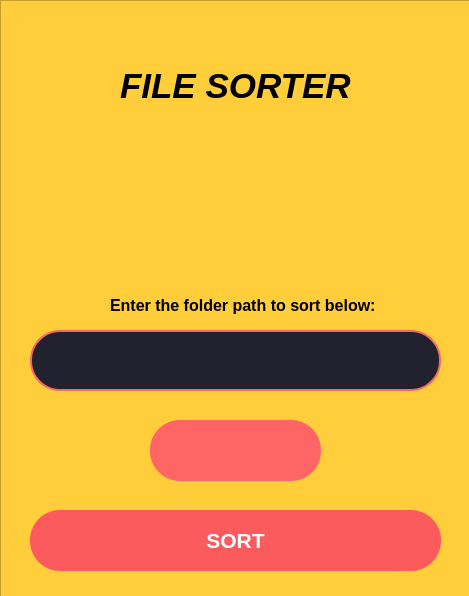
<?xml version="1.0" encoding="UTF-8"?>
<ui version="4.0">
 <class>MainWindow</class>
 <widget class="QMainWindow" name="MainWindow">
  <property name="geometry">
   <rect>
    <x>0</x>
    <y>0</y>
    <width>469</width>
    <height>596</height>
   </rect>
  </property>
  <property name="font">
   <font>
    <pointsize>14</pointsize>
   </font>
  </property>
  <property name="windowTitle">
   <string>MainWindow</string>
  </property>
  <property name="styleSheet">
   <string notr="true">background-color: rgb(13, 16, 63);</string>
  </property>
  <widget class="QWidget" name="centralwidget">
   <property name="styleSheet">
    <string notr="true">background-color: rgb(34, 34, 46)</string>
   </property>
   <widget class="QFrame" name="frame">
    <property name="geometry">
     <rect>
      <x>0</x>
      <y>0</y>
      <width>471</width>
      <height>611</height>
     </rect>
    </property>
    <property name="styleSheet">
     <string notr="true">background-color: rgb(255, 206, 58);</string>
    </property>
    <property name="frameShape">
     <enum>QFrame::StyledPanel</enum>
    </property>
    <property name="frameShadow">
     <enum>QFrame::Raised</enum>
    </property>
    <widget class="QLabel" name="label">
     <property name="enabled">
      <bool>true</bool>
     </property>
     <property name="geometry">
      <rect>
       <x>120</x>
       <y>40</y>
       <width>241</width>
       <height>91</height>
      </rect>
     </property>
     <property name="font">
      <font>
       <family>Arial</family>
       <pointsize>26</pointsize>
       <weight>75</weight>
       <italic>true</italic>
       <bold>true</bold>
      </font>
     </property>
     <property name="styleSheet">
      <string notr="true">color: rgb(0, 0, 0);</string>
     </property>
     <property name="text">
      <string>FILE SORTER</string>
     </property>
    </widget>
    <widget class="QLabel" name="label_2">
     <property name="geometry">
      <rect>
       <x>100</x>
       <y>130</y>
       <width>231</width>
       <height>131</height>
      </rect>
     </property>
     <property name="text">
      <string/>
     </property>
     <property name="pixmap">
      <pixmap>Icon.png</pixmap>
     </property>
    </widget>
    <widget class="QPushButton" name="pushButton">
     <property name="geometry">
      <rect>
       <x>30</x>
       <y>510</y>
       <width>411</width>
       <height>61</height>
      </rect>
     </property>
     <property name="font">
      <font>
       <family>Arial</family>
       <pointsize>16</pointsize>
       <weight>75</weight>
       <italic>false</italic>
       <bold>true</bold>
      </font>
     </property>
     <property name="styleSheet">
      <string notr="true">QPushButton {
  color: rgb(255, 255, 255);
  background-color: #fb5b5d;
  border-radius: 30px;
}

QPushButton:pressed {
  background-color: #fa4244;
}

</string>
     </property>
     <property name="text">
      <string>SORT</string>
     </property>
    </widget>
    <widget class="QLabel" name="label_3">
     <property name="geometry">
      <rect>
       <x>150</x>
       <y>420</y>
       <width>171</width>
       <height>61</height>
      </rect>
     </property>
     <property name="font">
      <font>
       <family>Arial</family>
       <pointsize>14</pointsize>
       <weight>75</weight>
       <bold>true</bold>
      </font>
     </property>
     <property name="styleSheet">
      <string notr="true">background-color: rgb(255, 101, 101);
 border-radius: 30px;</string>
     </property>
     <property name="text">
      <string/>
     </property>
    </widget>
    <widget class="QLineEdit" name="lineEdit">
     <property name="geometry">
      <rect>
       <x>30</x>
       <y>330</y>
       <width>411</width>
       <height>61</height>
      </rect>
     </property>
     <property name="font">
      <font>
       <pointsize>14</pointsize>
       <weight>75</weight>
       <bold>true</bold>
      </font>
     </property>
     <property name="styleSheet">
      <string notr="true">color: rgb(255, 255, 255);
background-color: rgb(34, 34, 46);
border: 2px solid #f66867;
border-radius: 30;</string>
     </property>
     <property name="alignment">
      <set>Qt::AlignCenter</set>
     </property>
    </widget>
    <widget class="QLabel" name="label_4">
     <property name="geometry">
      <rect>
       <x>110</x>
       <y>290</y>
       <width>301</width>
       <height>31</height>
      </rect>
     </property>
     <property name="font">
      <font>
       <family>Arial</family>
       <pointsize>12</pointsize>
       <weight>75</weight>
       <bold>true</bold>
      </font>
     </property>
     <property name="text">
      <string>Enter the folder path to sort below:</string>
     </property>
    </widget>
   </widget>
  </widget>
 </widget>
 <resources/>
 <connections/>
</ui>
